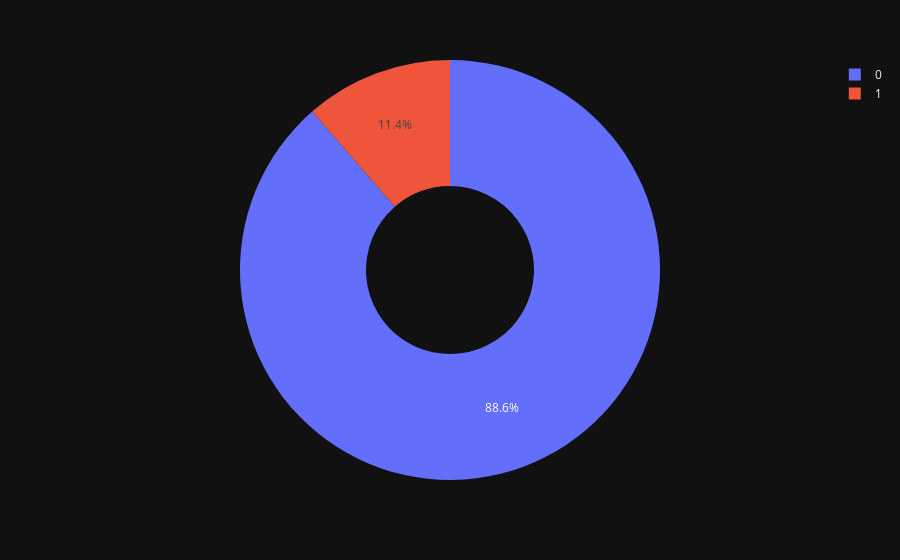

Notebook code cell kept with this figure:
### Code cell
fig = px.pie(df, names="is_safe", hole=0.4, template="plotly_dark")
fig.show()

### Figure 1 — Plotly figure (JSON) as saved in the notebook; plotly's stock layout.template omitted (floating-point values rounded to 4 significant figures; data arrays with more than 128 entries replaced by an {"elided": "..."} marker saying what was removed)
{"data": [{"domain": {"x": [0, 1], "y": [0, 1]}, "hole": 0.4, "hovertemplate": "is_safe=%{label}<extra></extra>", "labels": {"elided": "7999 int values"}, "legendgroup": "", "name": "", "showlegend": true, "type": "pie"}], "layout": {"legend": {"tracegroupgap": 0}, "margin": {"t": 60}}}
